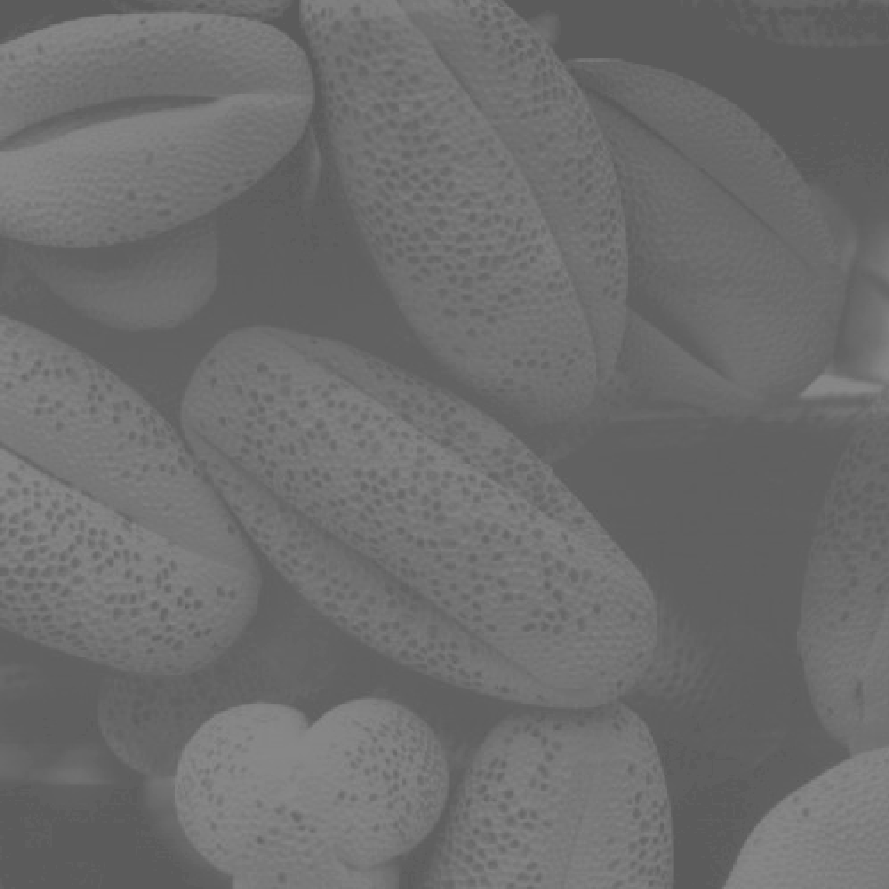
#> input picture CH03/input/Fig0310(b)(washed_out_pollen_image).tif, 889 x 889 px
$ python histogram.py
#> lines starting #> are read from the running program, lines starting #| are printed output that depends on the picture
import skimage
from skimage import io, filters, color
import matplotlib.pyplot as plt
import numpy as np


FILE_NAME = "Fig0310(b)(washed_out_pollen_image).tif"
INPUT_FILE = "input/"+FILE_NAME
OUTPUT_FILE = "output/"+FILE_NAME[:-3]+".png"

img = io.imread(INPUT_FILE)
#> img is the input picture: shape (889, 889); min 91, max 138, mean 109.1

def histogram(img):
    bins = np.zeros((256,))
    for i in range(img.shape[0]):
        for j in range(img.shape[1]):
            bins[img[i,j]]+=1
    acc = 0.0
    size = np.sum(bins)
#> size = 790321
    out = np.zeros_like(bins)
#> out = 256 values from 0 to 0
    for i in range(len(bins)):
        acc += bins[i]/size
        out[i] = round(acc*256)
#> after the loop, acc = 1; out = 256 values from 0 to 256

    img_hist = np.zeros_like(img)

    for i in range(img.shape[0]):
        for j in range(img.shape[1]):
            img_hist[i,j] = out[img[i,j]]
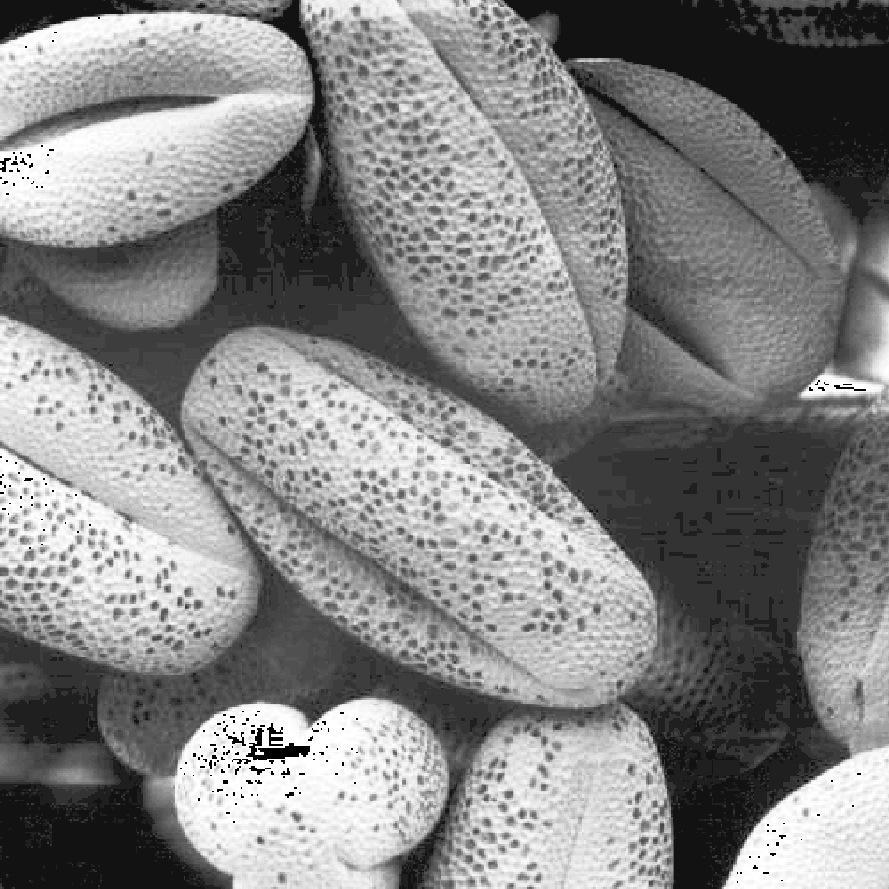
#> img_hist: shape (889, 889); min 0, max 255, mean 131.7
    return img_hist

img_hist = histogram(img.copy())

plt.figure()
plt.subplot(121)
plt.imshow(img,cmap="gray")
plt.subplot(122)
plt.imshow(img_hist,cmap="gray")
plt.show()
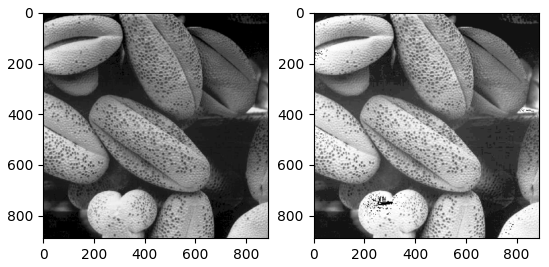
#> figure drawn by matplotlib, 2 panels

io.imsave(OUTPUT_FILE,img_hist)
